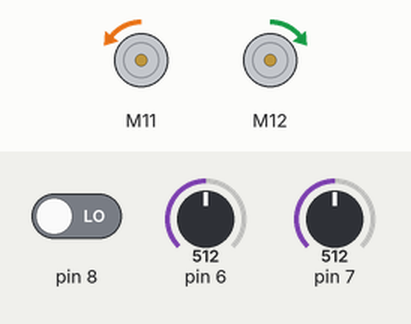
The sketch below on a simulated Arduino Uno, built with avr-gcc and run on an emulated ATmega328P. Parts: 2 × DC motor (green arrow = forward, orange = backward, longer = faster). Inputs (shaded band) come from the test bench; at power-on: pin 6 = 512, pin 7 = 512, pin 8 LOW.

Above: at 5.45 s.
Timing chart, 0 to 24.6 s (numbered marks = the images above):
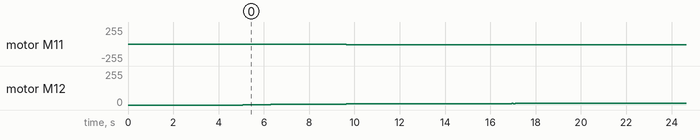

Measured:
- by itself, motor M12: stopped → forward 1/255 at 5.1 s, → forward 2/255 0.15 s later, → forward 3/255 0.50 s later, → forward 4/255 0.60 s later, … (44 changes in this stretch)
- by itself, motor M11: stopped → backward 1/255 at 5.1 s, → backward 2/255 0.15 s later, → backward 3/255 0.50 s later, → backward 4/255 0.60 s later, … (48 changes in this stretch)

The sketch:

LineFollower_+_Controller.ino
```cpp
#include <Arduino.h>
#include <Wire.h>
#include <SoftwareSerial.h>

#include <MeAuriga.h>

//Encoder Motor
MeEncoderOnBoard Encoder_1(SLOT1);
MeEncoderOnBoard Encoder_2(SLOT2);
float c[4]={0,0,0,0};
float e[4]={0,0,0,0};
int ref=10;
void isr_process_encoder1(void)
{
      if(digitalRead(Encoder_1.getPortB()) == 0){
            Encoder_1.pulsePosMinus();
      }else{
            Encoder_1.pulsePosPlus();
      }
}

void isr_process_encoder2(void)
{
      if(digitalRead(Encoder_2.getPortB()) == 0){
            Encoder_2.pulsePosMinus();
      }else{
            Encoder_2.pulsePosPlus();
      }
}

void move(int direction, int speed)
{
      int leftSpeed = 0;
      int rightSpeed = 0;
      if(direction == 1){
            leftSpeed = -speed;
            rightSpeed = speed;
      }else if(direction == 2){
            leftSpeed = speed;
            rightSpeed = -speed;
      }else if(direction == 3){
            leftSpeed = -speed;
            rightSpeed = -speed;
      }else if(direction == 4){
            leftSpeed = speed;
            rightSpeed = speed;
      }
      Encoder_1.setTarPWM(leftSpeed);
      Encoder_2.setTarPWM(rightSpeed);
}
void moveDegrees(int direction,long degrees, int speed_temp)
{
      speed_temp = abs(speed_temp);
      if(direction == 1)
      {
            Encoder_1.move(-degrees,(float)speed_temp);
            Encoder_2.move(degrees,(float)speed_temp);
      }
      else if(direction == 2)
      {
            Encoder_1.move(degrees,(float)speed_temp);
            Encoder_2.move(-degrees,(float)speed_temp);
      }
      else if(direction == 3)
      {
            Encoder_1.move(-degrees,(float)speed_temp);
            Encoder_2.move(-degrees,(float)speed_temp);
      }
      else if(direction == 4)
      {
            Encoder_1.move(degrees,(float)speed_temp);
            Encoder_2.move(degrees,(float)speed_temp);
      }
}

double angle_rad = PI/180.0;
double angle_deg = 180.0/PI;
MeLineFollower linefollower_9(9);


void setup(){
    //Set Pwm 8KHz
    TCCR1A = _BV(WGM10);
    TCCR1B = _BV(CS11) | _BV(WGM12);
    TCCR2A = _BV(WGM21) | _BV(WGM20);
    TCCR2B = _BV(CS21);

     attachInterrupt(Encoder_1.getIntNum(), isr_process_encoder1, RISING);
    attachInterrupt(Encoder_2.getIntNum(), isr_process_encoder2, RISING);
    _delay(5);

}

void loop(){

    e[0]=ref-Encoder_2.getCurrentSpeed();
    c[0]=1.995*c[1]-0.995*c[2]+0.002007*e[1]-0.002006*e[2];

    if(c[0]>255){
      c[0]=250;
    }
    if(c[0]<-255){
      c[0]=-250;
    }

    if(((linefollower_9.readSensors())==(0))){
        move(1,c[0]/2);
    }
    if(((linefollower_9.readSensors())==(1))){
        move(3,c[0]);
    }
    if(((linefollower_9.readSensors())==(2))){
        move(4,c[0]);
    }
    if(((linefollower_9.readSensors())==( 3 ))){
        move(2,0);
    }

    for(int i=3;i>0;i--){
      c[i]=c[i-1];
      e[i]=e[i-1];
    }

    _loop();
}

void _delay(float seconds){
    long endTime = millis() + seconds * 1000;
    while(millis() < endTime)_loop();
}

void _loop(){
    Encoder_1.loop();
    Encoder_2.loop();


}
```
